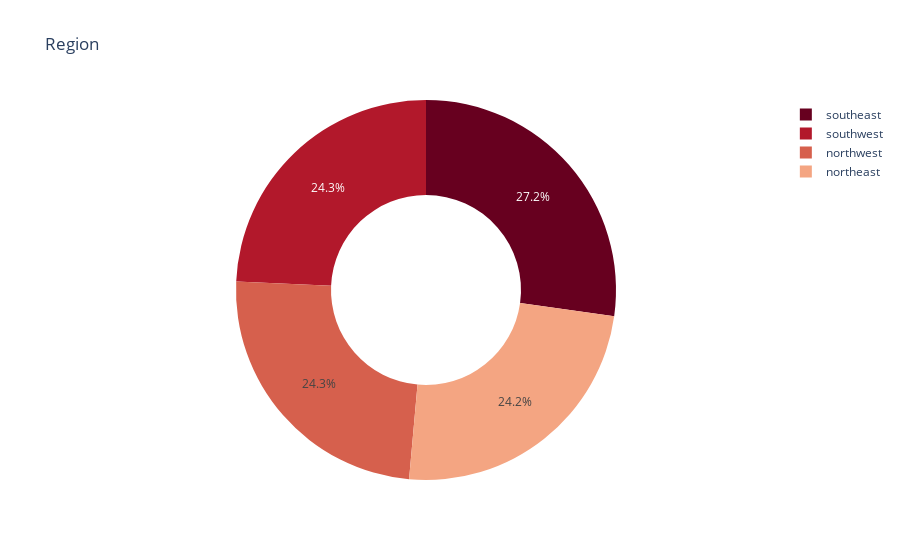

Notebook cell for this chart:
### Markdown cell above
Counting the values of each region

### Code cell
pie = df['region'].value_counts() 
fig = px.pie(df, values=pie.values, names=pie.index, title='Region', color_discrete_sequence=px.colors.sequential.RdBu, hole=0.5)  
fig.show()

### Figure 1 — Plotly figure (JSON) as saved in the notebook; plotly's stock layout.template omitted (floating-point values rounded to 4 significant figures)
{"data": [{"domain": {"x": [0, 1], "y": [0, 1]}, "hole": 0.5, "hovertemplate": "label=%{label}<br>value=%{value}<extra></extra>", "labels": ["southeast", "southwest", "northwest", "northeast"], "legendgroup": "", "name": "", "showlegend": true, "type": "pie", "values": [364, 325, 325, 324]}], "layout": {"legend": {"tracegroupgap": 0}, "piecolorway": ["rgb(103,0,31)", "rgb(178,24,43)", "rgb(214,96,77)", "rgb(244,165,130)", "rgb(253,219,199)", "rgb(247,247,247)", "rgb(209,229,240)", "rgb(146,197,222)", "rgb(67,147,195)", "rgb(33,102,172)", "rgb(5,48,97)"], "title": {"text": "Region"}}}
